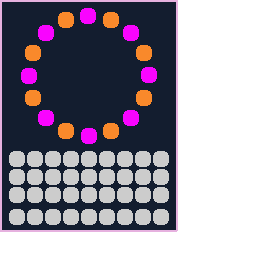

Source code (Python):
from guigen import *
from PIL import *
import math

im = Image.new("RGBA", (256, 256), (255, 255, 255, 0))
draw_window(im, (176, 230), (19, 29, 47, 255), (230, 177, 223), 2)

draw_player_inv(im, GRAY_SLOT, (9, 151))

centerX = 89
centerY = 76
radius = 60
theta = 2*math.pi/16.0

for i in range(16):
  x = math.floor(-math.sin(theta*i)*radius + centerX - 8)
  y = math.floor(math.cos(theta*i)*radius + centerY - 8)
  if i % 2 == 0:
    im.paste(PINK_SLOT, (x, y), PINK_SLOT)
  else:
    im.paste(ORANGE_SLOT, (x, y), ORANGE_SLOT)

im.save(ASSET_DIR + "/calculator.png")
